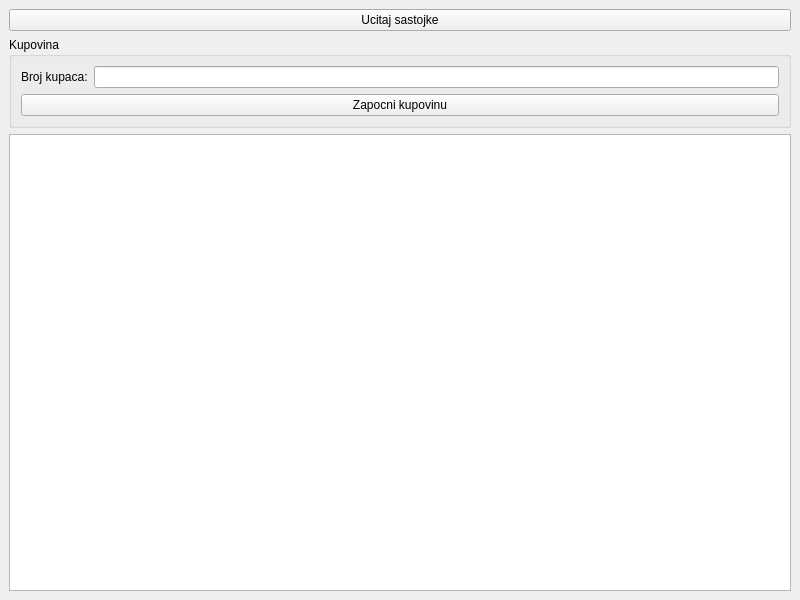
<?xml version="1.0" encoding="UTF-8"?>
<ui version="4.0">
 <class>MainWindow</class>
 <widget class="QMainWindow" name="MainWindow">
  <property name="geometry">
   <rect>
    <x>0</x>
    <y>0</y>
    <width>800</width>
    <height>600</height>
   </rect>
  </property>
  <property name="windowTitle">
   <string>MainWindow</string>
  </property>
  <widget class="QWidget" name="centralwidget">
   <layout class="QVBoxLayout" name="verticalLayout">
    <item>
     <widget class="QPushButton" name="pbLoad">
      <property name="text">
       <string>Ucitaj sastojke</string>
      </property>
     </widget>
    </item>
    <item>
     <widget class="QGroupBox" name="groupBox">
      <property name="title">
       <string>Kupovina</string>
      </property>
      <property name="flat">
       <bool>true</bool>
      </property>
      <property name="checkable">
       <bool>false</bool>
      </property>
      <layout class="QVBoxLayout" name="verticalLayout_2">
       <item>
        <layout class="QHBoxLayout" name="horizontalLayout">
         <item>
          <widget class="QLabel" name="label">
           <property name="text">
            <string>Broj kupaca:</string>
           </property>
          </widget>
         </item>
         <item>
          <widget class="QLineEdit" name="leBuyers"/>
         </item>
        </layout>
       </item>
       <item>
        <widget class="QPushButton" name="pbStart">
         <property name="text">
          <string>Zapocni kupovinu</string>
         </property>
        </widget>
       </item>
      </layout>
     </widget>
    </item>
    <item>
     <widget class="QTextEdit" name="teDisplay"/>
    </item>
   </layout>
  </widget>
 </widget>
 <resources/>
 <connections/>
</ui>
